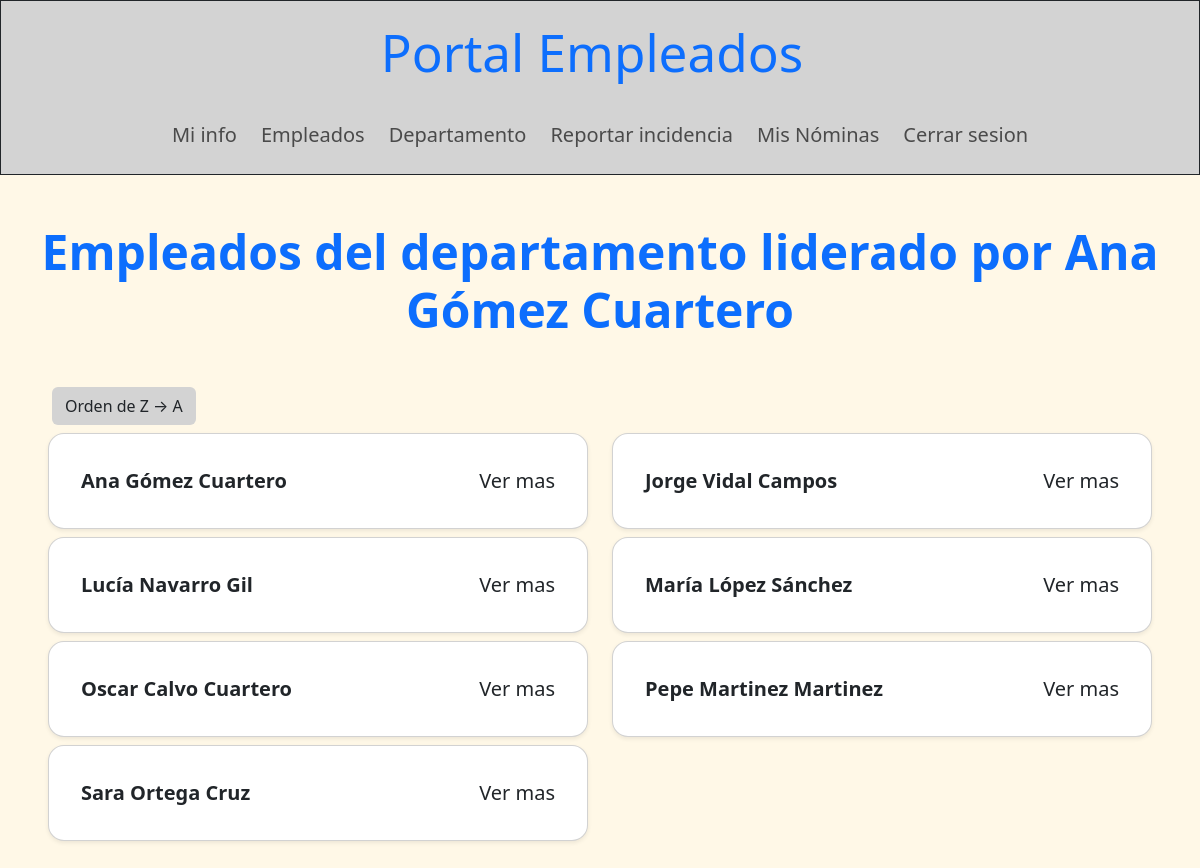
Screenshot of /portalEmpleo/front/paginas/empleados_departamento.php (signed in) with the database file from the repository.
### tables this page shows
CREATE TABLE `empleados` (
  `cod_empleado` int(11) NOT NULL,
  `dni` varchar(9) NOT NULL,
  `nombre` varchar(50) NOT NULL,
  `apellidos` varchar(80) NOT NULL,
  `telefono_personal` varchar(20) NOT NULL,
  `gmail_contacto` varchar(50) NOT NULL,
  `gmail_empresarial` varchar(50) NOT NULL,
  `puesto` varchar(50) NOT NULL,
  `estado` enum('activo','de baja','despedido') DEFAULT 'activo',
  `rol` enum('normal','jefe','admin') DEFAULT 'admin',
  `password_hash` varchar(255) NOT NULL,
  `foto` varchar(70) DEFAULT NULL,
  `cod_departamento` int(11) DEFAULT NULL
);

### portalEmpleo/back/auth/sesion.php (called while the page is built, shortened)
<?php
    $id_sesion_usuario = $_SESSION['id_usuario'];
?>

### portalEmpleo/front/paginas/empleados_departamento.php (the view, shortened to what this page needs)
<!DOCTYPE html>
<html lang="es">
<head>
    <link rel="stylesheet" href="../css/bootstrap.min.css">
</head>
<body class='fondo-web'>
    <?php
        try {
            require_once("../../back/auth/sesion.php");
            require("plantillas/barras_nav.php");
        } catch (\Throwable $th) {
            echo "No se pudo acceder a los archivos auxiliares";
        }
        try {
            $conexion = mysqli_connect($servidor, $usuario, $contra, $bbdd);
            mysqli_set_charset($conexion, "utf8mb4");
            $consulta = mysqli_query($conexion, "SELECT * FROM empleados WHERE cod_empleado = ".$id_sesion_usuario);
            $usuario = mysqli_fetch_array($consulta);
echo "<header>";
                if ($usuario['rol'] == "admin") {
                    echo $barra_admin;
                } else if ($usuario['rol'] == "jefe") {
                    echo $barra_jefe;
                } else if ($usuario['rol'] == "normal") {
                    echo $barra_normal;
                }
echo "</header>";
echo "<main>";
                echo "<h2 class='text-center mt-5 mb-4 titulo-mediano fw-bold'>Empleados del departamento liderado por ".$usuario['nombre']." ".$usuario['apellidos']."</h2>";
                echo "<section class='container-fluid mb-5'>";
        echo "<div class='p-4'>";
                $orden = "ASC";
                $nuevo_orden = ($orden === "ASC") ? "DESC" : "ASC";
                echo "<a href='?ordenacion=".$nuevo_orden."' class='btn btn-orden mx-3'>";
                echo ($orden === "ASC") ? "Orden de Z → A" : "Orden de A → Z";
                echo "</a>";
                $consulta2 = mysqli_query($conexion, "SELECT * FROM empleados WHERE cod_departamento = (SELECT cod_departamento FROM
                departamentos WHERE cod_jefe_departamento = ".$id_sesion_usuario.") ORDER BY nombre ".$orden);
            echo "<div class='row mx-auto justify-content-right'>";
                while ($empleados = mysqli_fetch_array($consulta2)) {
                    echo "<section class='col-md-6 col-6 col-12 mt-2'>";
                        echo "<div class='card shadow-sm rounded-4 p-3'>";
                            echo "<div class='card-header bg-white border-0 p-3'>";
                                echo "<p class='fw-bold fs-5 d-flex justify-content-between align-items-center m-0'>";
                                    echo $empleados['nombre']." ".$empleados['apellidos'];
                                    echo "<a class='text-dark text-decoration-none fw-light' data-bs-toggle='collapse' href='#emp".$empleados['cod_empleado']."'>";
                                    echo "Ver mas";
                                echo "</a></p>";
                            echo "</div>";
                        echo "</div>";
                    echo "</section>";
            }
            echo "</div>";
        echo "</div>";
    echo "</section>";
echo "</main>";
        } catch (mysqli_sql_exception $sql) {
            echo "No se pudo acceder a la bbdd: $sql";
        }
    ?>
</body>
</html>

### rows the page displays
empleados: nombre "Ana", apellidos "Gómez Cuartero"
empleados: nombre "Jorge", apellidos "Vidal Campos"
empleados: nombre "Lucía", apellidos "Navarro Gil"
empleados: nombre "María", apellidos "López Sánchez"
empleados: nombre "Oscar", apellidos "Calvo Cuartero"
empleados: nombre "Pepe", apellidos "Martinez Martinez"
empleados: nombre "Sara", apellidos "Ortega Cruz"
